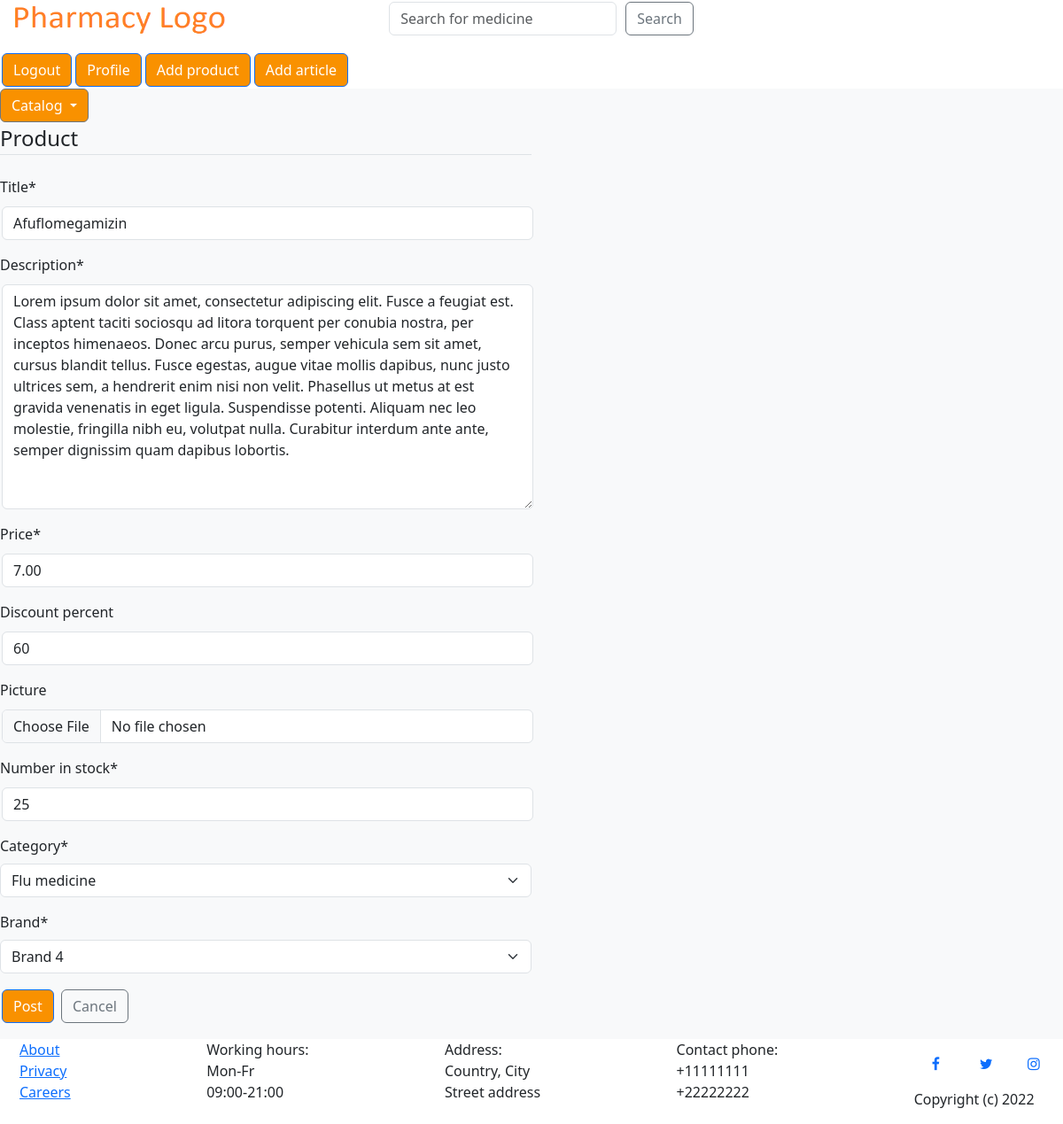
Screenshot of /products/7/update/ (signed in) with the database file from the repository.
### products/models.py (models this page shows, shortened)
class Product(models.Model):
    id = models.AutoField(primary_key=True)
    title = models.CharField(max_length=100)
    description = models.TextField()
    price = models.DecimalField(max_digits=6, decimal_places=2)
    discount_percent = models.IntegerField(default=0, validators=PERCENTAGE_VALIDATOR, blank=True)
    discounted_price = models.DecimalField(max_digits=6, decimal_places=2, blank=True)
    picture = models.ImageField(blank=True, upload_to=product_image_dir)
    number_in_stock = models.IntegerField(default=0)
    category = models.CharField(max_length=100, choices=product_categories, default='flu')
    brand = models.CharField(max_length=100, choices=brands, default='choose_brand')

### products/views.py (the view, shortened to what this page needs)
# urls.py: path('<int:pk>/update/', ProductUpdateView.as_view(), name='product-update'),
class ProductUpdateView(LoginRequiredMixin, UserPassesTestMixin, UpdateView):
    model = Product
    fields = [
        'title',
        'description',
        'price',
        'discount_percent',
        'picture',
        'number_in_stock',
        'category',
        'brand'
        ]
    def test_func(self):
        product = self.get_object()
        if (self.request.user.profile.user_rights == 'admin') or (self.request.user.profile.user_rights == 'employee'):
            return True
        return False

### products/templates/products/product_form.html (shortened to what this page needs)
{% extends "main_site/main-site-base.html" %}
{% load crispy_forms_tags %}
{% block content %}
    <div class="content-section">
        <form method="POST" enctype="multipart/form-data">
            <fieldset class="form-group" style="max-width: 50%">
                <legend class="border-bottom mb-4">Product</legend>
                {{ form | crispy }}
            </fieldset>
            <div class="form-group">
                <button class="btn btn-primary" type="submit">Post</button>
                {% if object.id %}
                    <a class="btn btn-outline-secondary" href="{% url 'product-detail' object.id %}">Cancel</a>
                {% else %}
                    <a class="btn btn-outline-secondary" href="{% url 'shop-home' %}">Cancel</a>
                {% endif %}
            </div>
        </form>
    </div>
{% endblock %}

### main_site/static/site_main.css (style rules this page uses)
.btn-primary { margin: 2px; }
.btn-outline-secondary { margin: 2px; }
.form-control { margin: 2px; align-content: right; }
.btn:hover, .btn:not( .btn-outline-secondary, .btn-outline-danger, .btn-outline-danger:hover, .btn-link, .btn-link:hover, #checkout_btn, #checkout_btn:hover ) { background-color: rgb(249, 145, 0); color: white; }

### rows the page displays
Product: title "Afuflomegamizin", description "Lorem ipsum dolor sit amet, consectetur adipiscing elit. Fusce a feugiat est. Class aptent taciti sociosqu ad litora torquent per conubia nostra, per inceptos himenaeos. Donec arcu purus, semper vehicula sem sit amet, cursus blandit tellus. Fusce egestas, augue vitae mollis dapibus, nunc justo ultrices sem, a hendrerit enim nisi non velit. Phasellus ut metus at est gravida venenatis in eget ligula. Suspendisse potenti. Aliquam nec leo molestie, fringilla nibh eu, volutpat nulla. Curabitur interdum ante ante, semper dignissim quam dapibus lobortis.", price "7.00", discount_percent "60", number_in_stock "25", category "Flu medicine", brand "Brand 4"
